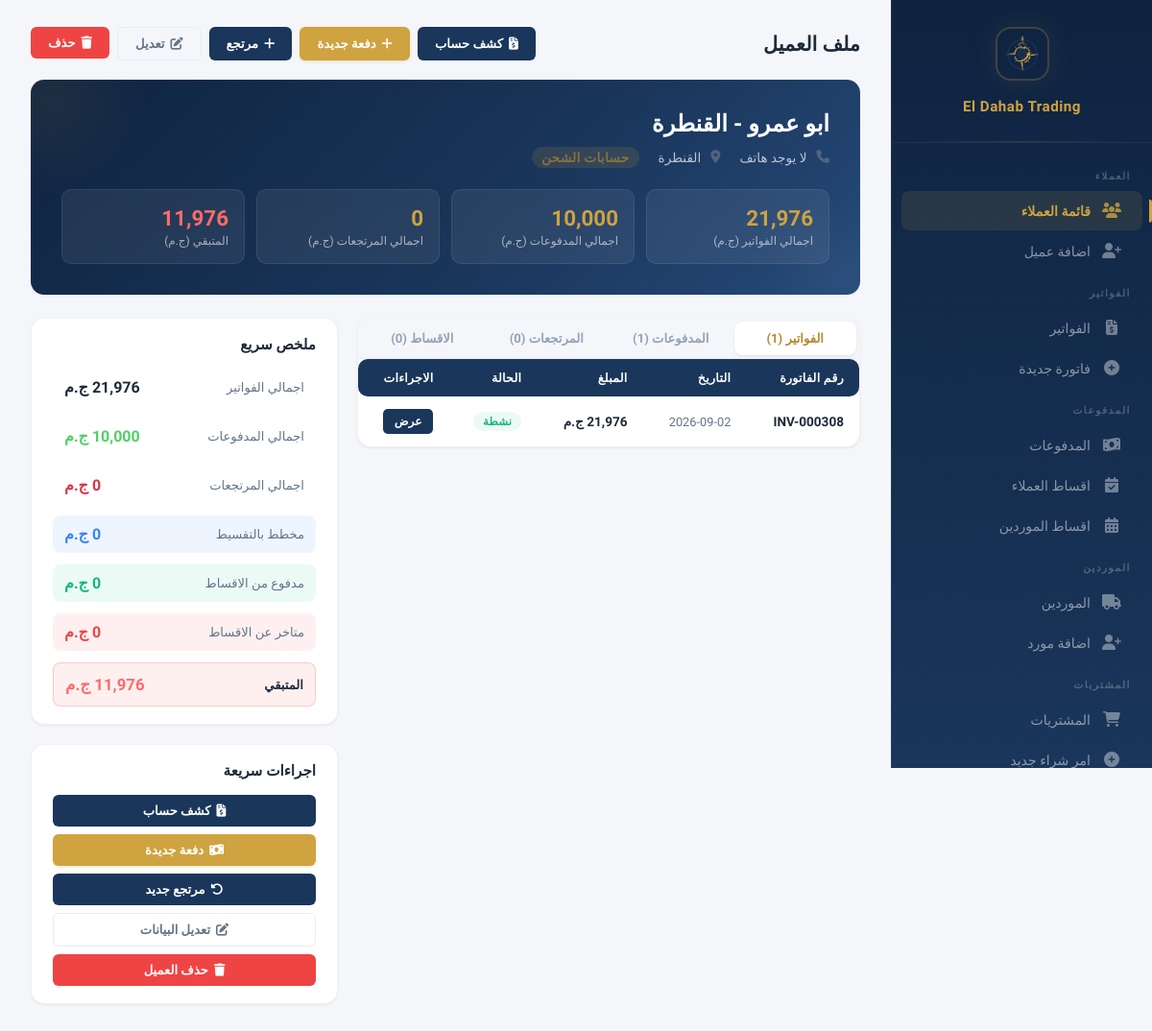
The page /customers/173 (signed in) on the database as committed earlier.
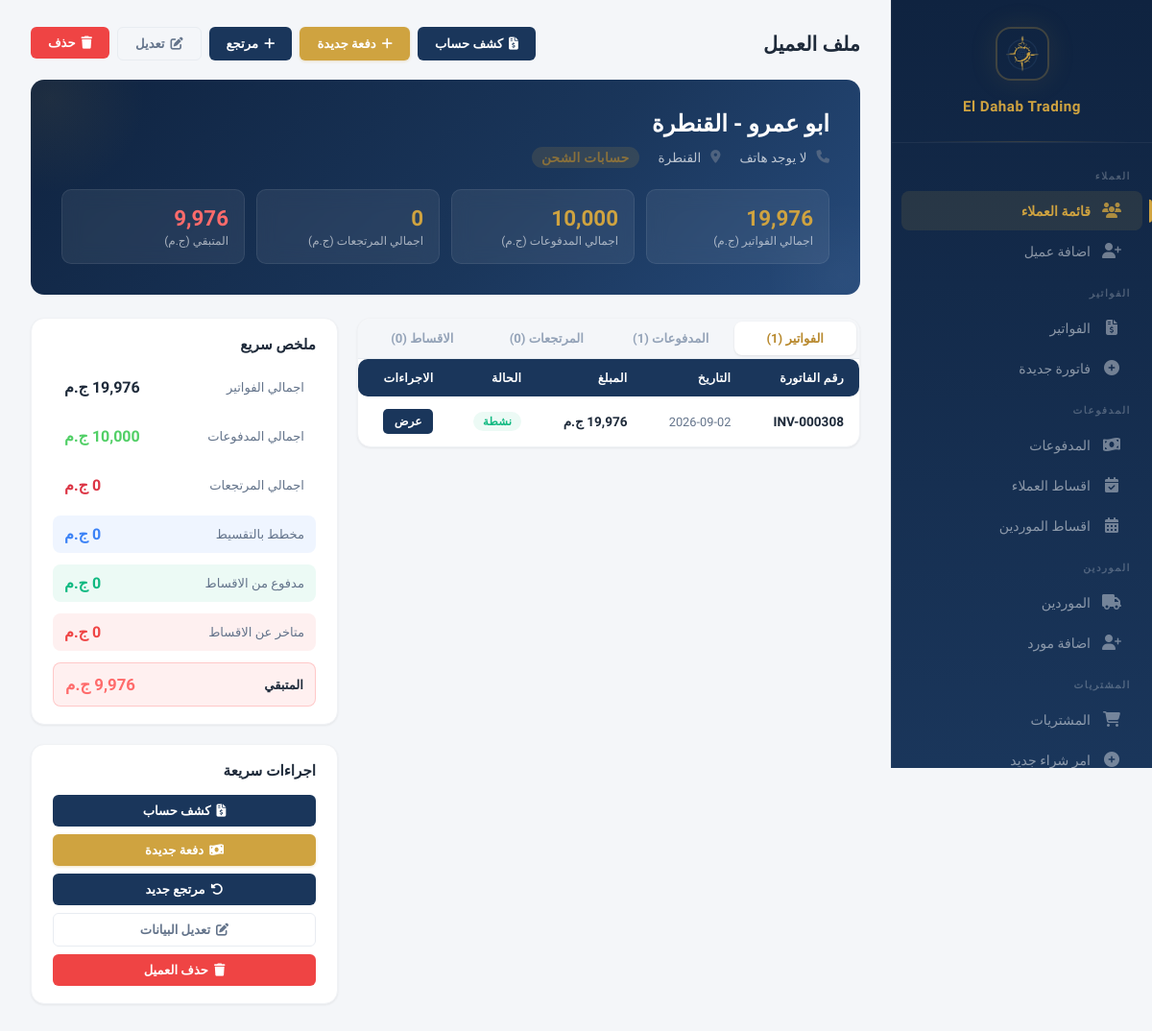
The same page on the database as committed later.
### models.py (models this page shows, shortened)
class Customer(db.Model):
    __tablename__ = 'customers'
    id = db.Column(db.Integer, primary_key=True)
    name = db.Column(db.String(200), nullable=False)
    phone = db.Column(db.String(50))
    address = db.Column(db.Text)
    account_type = db.Column(db.String(50), nullable=False, default='sales')
    notes = db.Column(db.Text)
    created_at = db.Column(db.DateTime, default=datetime.utcnow)
    invoices = db.relationship('Invoice', backref='customer', lazy=True)
    payments = db.relationship('Payment', backref='customer', lazy=True)
    returns = db.relationship('Return', backref='customer', lazy=True)
    installment_plans = db.relationship('InstallmentPlan', backref='customer', lazy=True)
    def total_invoiced(self):
        return sum((inv.total or 0) - (inv.discount or 0) for inv in self.invoices if not inv.is_returned)
    def total_paid(self):
        sum_payments = sum(p.amount for p in self.payments)
        sum_inst = sum(ip.amount for ip in InstallmentPayment.query.filter(
            InstallmentPayment.plan_id.in_([pl.id for pl in self.installment_plans])
        ).all())
        sum_inv_paid = sum(
            (inv.paid_amount or 0)
            for inv in self.invoices
            if not inv.is_returned and not inv.payments
        )
        return sum_payments + sum_inst + sum_inv_paid
    def total_returns(self):
        return sum(r.total_amount for r in self.returns)
    def balance(self):
        return self.total_invoiced() - self.total_paid() - self.total_returns()
    def total_installment_plan_amount(self):
        return sum(plan.total_amount for plan in self.installment_plans)
    def total_installment_paid(self):
        return sum(p.amount for plan in self.installment_plans for p in plan.payments)
    def total_installment_overdue(self):
        from datetime import date as dt_date
        today = dt_date.today()
        total = 0
        for plan in self.installment_plans:
            for inst in plan.installments:
                if inst.status == 'pending' and inst.due_date and inst.due_date < today:
                    total += inst.amount
        return total

class Invoice(db.Model):
    __tablename__ = 'invoices'
    id = db.Column(db.Integer, primary_key=True)
    invoice_number = db.Column(db.String(50), unique=True, nullable=False)
    customer_id = db.Column(db.Integer, db.ForeignKey('customers.id'), nullable=False)
    shipping_company = db.Column(db.String(200))
    total = db.Column(db.Float, default=0)
    discount = db.Column(db.Float, default=0)
    payment_type = db.Column(db.String(20), default='cash')
    paid_amount = db.Column(db.Float, default=0)
    remaining = db.Column(db.Float, default=0)
    date = db.Column(db.DateTime, default=datetime.utcnow)
    is_returned = db.Column(db.Boolean, default=False)
    show_balance = db.Column(db.Boolean, default=False)
    payment_method = db.Column(db.String(20), default='cash')
    receipt_image = db.Column(db.String(200))
    created_by = db.Column(db.Integer, db.ForeignKey('users.id'))
    creator = db.relationship('User', foreign_keys=[created_by])
    modified_by = db.Column(db.Integer, db.ForeignKey('users.id'))
    modifier = db.relationship('User', foreign_keys=[modified_by])
    previous_due = db.Column(db.Float, default=0)
    balance_after = db.Column(db.Float, default=0)
    notes = db.Column(db.Text)
    items = db.relationship('InvoiceItem', backref='invoice', lazy=True, cascade='all, delete-orphan')
    returns = db.relationship('Return', backref='invoice', lazy=True)
    payments = db.relationship('Payment', backref='invoice', lazy=True)

class Payment(db.Model):
    __tablename__ = 'payments'
    id = db.Column(db.Integer, primary_key=True)
    customer_id = db.Column(db.Integer, db.ForeignKey('customers.id'), nullable=False)
    amount = db.Column(db.Float, nullable=False)
    date = db.Column(db.DateTime, default=datetime.utcnow)
    invoice_id = db.Column(db.Integer, db.ForeignKey('invoices.id'), nullable=True)
    notes = db.Column(db.Text)
    next_payment_date = db.Column(db.Date, nullable=True)
    next_payment_amount = db.Column(db.Float, nullable=True)
    payment_method = db.Column(db.String(20), default='cash')
    receipt_image = db.Column(db.String(200))
    created_by = db.Column(db.Integer, db.ForeignKey('users.id'))
    creator = db.relationship('User', foreign_keys=[created_by])

### app.py (the view)
@app.route('/customers/<int:customer_id>')
@login_required
def customer_profile(customer_id):
    c = Customer.query.get_or_404(customer_id)
    invoices = Invoice.query.filter_by(customer_id=c.id).order_by(Invoice.date.desc()).all()
    payments = Payment.query.filter_by(customer_id=c.id).order_by(Payment.date.desc()).all()
    returns = Return.query.filter_by(customer_id=c.id).order_by(Return.date.desc()).all()
    installment_plans = InstallmentPlan.query.filter_by(customer_id=c.id).order_by(InstallmentPlan.date.desc()).all()
    return render_template('customer_profile.html', customer=c,
        invoices=invoices, payments=payments, returns=returns,
        installment_plans=installment_plans, ACCOUNT_TYPES=ACCOUNT_TYPES,
        PAYMENT_TYPES=PAYMENT_TYPES)

### templates/customer_profile.html (shortened to what this page needs)
{% extends "base.html" %}
{% block content %}
<div style="display:flex;justify-content:space-between;align-items:center;margin-bottom:20px;flex-wrap:wrap;gap:10px;">
    <h1 style="font-size:1.3rem;font-weight:700;color:var(--text);">ملف العميل</h1>
    <div style="display:flex;gap:8px;flex-wrap:wrap;">
        <a href="{{ url_for('customer_statement', customer_id=customer.id) }}" class="btn btn-navy"><i class="fas fa-file-invoice-dollar"></i> كشف حساب</a>
        <a href="{{ url_for('payment_add', customer_id=customer.id) }}" class="btn btn-gold"><i class="fas fa-plus"></i> دفعة جديدة</a>
        <a href="{{ url_for('return_add', customer_id=customer.id) }}" class="btn btn-navy"><i class="fas fa-plus"></i> مرتجع</a>
        <a href="{{ url_for('customer_edit', customer_id=customer.id) }}" class="btn btn-outline"><i class="fas fa-edit"></i> تعديل</a>
        <form method="POST" action="{{ url_for('customer_delete', customer_id=customer.id) }}" style="display:inline;" onsubmit="return confirm('هل انت متاكد من حذف هذا العميل؟');">
            <button type="submit" class="btn btn-danger"><i class="fas fa-trash"></i> حذف</button>
        </form>
    </div>
</div>
<div class="profile-header">
    <h2>{{ customer.name }}</h2>
    <div class="profile-meta">
        <span><i class="fas fa-phone" style="color:var(--text-secondary);margin-left:4px;"></i> {{ customer.phone or 'لا يوجد هاتف' }}</span>
        <span><i class="fas fa-map-marker-alt" style="color:var(--text-secondary);margin-left:4px;"></i> {{ customer.address or '' }}</span>
        <span class="badge badge-gold" style="background:rgba(207,163,64,0.2);">{{ ACCOUNT_TYPES.get(customer.account_type, customer.account_type) }}</span>
    </div>
    <div class="profile-balance">
        <div class="balance-item">
            <div class="balance-value">{{ "{:,.0f}".format(customer.total_invoiced() or 0) }}</div>
            <div class="balance-label">اجمالي الفواتير (ج.م)</div>
        </div>
        <div class="balance-item">
            <div class="balance-value">{{ "{:,.0f}".format(customer.total_paid() or 0) }}</div>
            <div class="balance-label">اجمالي المدفوعات (ج.م)</div>
        </div>
        <div class="balance-item">
            <div class="balance-value">{{ "{:,.0f}".format(customer.total_returns() or 0) }}</div>
            <div class="balance-label">اجمالي المرتجعات (ج.م)</div>
        </div>
        <div class="balance-item">
            <div class="balance-value" style="color:{{ '#ff6b6b' if customer.balance() > 0 else '#51cf66' }}">{{ "{:,.0f}".format(customer.balance() or 0) }}</div>
            <div class="balance-label">المتبقي (ج.م)</div>
        </div>
    </div>
</div>
<div class="two-col" style="margin-top:24px;">
    <div>
        <div class="data-card">
            <div class="data-card-body" style="padding:0;">
                <div class="tabs" style="margin:0;border-radius:0;border-bottom:1px solid var(--border);">
                    <button class="tab-btn active" onclick="switchTab(this, 'invoices')" style="flex:1;">الفواتير ({{ invoices|length }})</button>
                    <button class="tab-btn" onclick="switchTab(this, 'payments')" style="flex:1;">المدفوعات ({{ payments|length }})</button>
                    <button class="tab-btn" onclick="switchTab(this, 'returns')" style="flex:1;">المرتجعات ({{ returns|length }})</button>
                    <button class="tab-btn" onclick="switchTab(this, 'installments')" style="flex:1;">الاقساط ({{ installment_plans|length }})</button>
                </div>
                <div id="tab-invoices" class="tab-content" style="display:block;">
                    <table>
                        <thead>
                            <tr>
                                <th>رقم الفاتورة</th>
                                <th>التاريخ</th>
                                <th>المبلغ</th>
                                <th>الحالة</th>
                                <th>الاجراءات</th>
                            </tr>
                        </thead>
                        <tbody>
                            {% for inv in invoices %}
                            <tr>
                                <td style="font-weight:600;">{{ inv.invoice_number }}</td>
                                <td style="font-size:0.8rem;color:var(--text-secondary);">{{ inv.date.strftime('%Y-%m-%d') }}</td>
                                <td style="font-weight:700;">{{ "{:,.0f}".format(inv.total or 0) }} ج.م</td>
                                <td>
                                    {% if inv.is_returned %}
                                    <span class="badge badge-danger">مرتجعة</span>
                                    {% else %}
                                    <span class="badge badge-success">نشطة</span>
                                    {% endif %}
                                </td>
                                <td>
                                    <a href="{{ url_for('invoice_view', invoice_id=inv.id) }}" class="btn btn-sm btn-navy">عرض</a>
                                </td>
                            </tr>
                            {% endfor %}
                        </tbody>
                    </table>
                </div>
            </div>
        </div>
    </div>
    <div>
        <div class="data-card">
            <div class="data-card-body">
                <h3 style="margin:0 0 16px;font-size:0.95rem;font-weight:700;color:var(--text);">ملخص سريع</h3>
                <div style="display:flex;flex-direction:column;gap:12px;">
                    <div style="display:flex;justify-content:space-between;align-items:center;padding:10px 12px;background:var(--bg-secondary);border-radius:8px;">
                        <span style="font-size:0.82rem;color:var(--text-secondary);">اجمالي الفواتير</span>
                        <span style="font-weight:700;color:var(--text);">{{ "{:,.0f}".format(customer.total_invoiced() or 0) }} ج.م</span>
                    </div>
                    <div style="display:flex;justify-content:space-between;align-items:center;padding:10px 12px;background:var(--bg-secondary);border-radius:8px;">
                        <span style="font-size:0.82rem;color:var(--text-secondary);">اجمالي المدفوعات</span>
                        <span style="font-weight:700;color:#51cf66;">{{ "{:,.0f}".format(customer.total_paid() or 0) }} ج.م</span>
                    </div>
                    <div style="display:flex;justify-content:space-between;align-items:center;padding:10px 12px;background:var(--bg-secondary);border-radius:8px;">
                        <span style="font-size:0.82rem;color:var(--text-secondary);">اجمالي المرتجعات</span>
                        <span style="font-weight:700;color:#dc3545;">{{ "{:,.0f}".format(customer.total_returns() or 0) }} ج.م</span>
                    </div>
                    <div style="display:flex;justify-content:space-between;align-items:center;padding:10px 12px;background:rgba(59,130,246,0.08);border-radius:8px;">
                        <span style="font-size:0.82rem;color:var(--text-secondary);">مخطط بالتقسيط</span>
                        <span style="font-weight:700;color:var(--info);">{{ "{:,.0f}".format(customer.total_installment_plan_amount() or 0) }} ج.م</span>
                    </div>
                    <div style="display:flex;justify-content:space-between;align-items:center;padding:10px 12px;background:rgba(16,185,129,0.08);border-radius:8px;">
                        <span style="font-size:0.82rem;color:var(--text-secondary);">مدفوع من الاقساط</span>
                        <span style="font-weight:700;color:var(--success);">{{ "{:,.0f}".format(customer.total_installment_paid() or 0) }} ج.م</span>
                    </div>
                    <div style="display:flex;justify-content:space-between;align-items:center;padding:10px 12px;background:rgba(239,68,68,0.08);border-radius:8px;">
                        <span style="font-size:0.82rem;color:var(--text-secondary);">متاخر عن الاقساط</span>
                        <span style="font-weight:700;color:var(--danger);">{{ "{:,.0f}".format(customer.total_installment_overdue() or 0) }} ج.م</span>
                    </div>
                    <div style="display:flex;justify-content:space-between;align-items:center;padding:12px 12px;background:{{ 'rgba(255,107,107,0.1)' if customer.balance() > 0 else 'rgba(81,207,102,0.1)' }};border-radius:8px;border:1px solid {{ 'rgba(255,107,107,0.3)' if customer.balance() > 0 else 'rgba(81,207,102,0.3)' }};">
                        <span style="font-size:0.82rem;font-weight:600;">المتبقي</span>
                        <span style="font-weight:800;font-size:1.05rem;color:{{ '#ff6b6b' if customer.balance() > 0 else '#51cf66' }}">{{ "{:,.0f}".format(customer.balance() or 0) }} ج.م</span>
                    </div>
                </div>
            </div>
        </div>
        <div class="data-card" style="margin-top:16px;">
            <div class="data-card-body">
                <h3 style="margin:0 0 16px;font-size:0.95rem;font-weight:700;color:var(--text);">اجراءات سريعة</h3>
                <div style="display:flex;flex-direction:column;gap:8px;">
                    <a href="{{ url_for('customer_statement', customer_id=customer.id) }}" class="btn btn-navy" style="width:100%;justify-content:center;"><i class="fas fa-file-invoice-dollar"></i> كشف حساب</a>
                    <a href="{{ url_for('payment_add', customer_id=customer.id) }}" class="btn btn-gold" style="width:100%;justify-content:center;"><i class="fas fa-money-bill-wave"></i> دفعة جديدة</a>
                    <a href="{{ url_for('return_add', customer_id=customer.id) }}" class="btn btn-navy" style="width:100%;justify-content:center;"><i class="fas fa-undo-alt"></i> مرتجع جديد</a>
                    <a href="{{ url_for('customer_edit', customer_id=customer.id) }}" class="btn btn-outline" style="width:100%;justify-content:center;"><i class="fas fa-edit"></i> تعديل البيانات</a>
                    <form method="POST" action="{{ url_for('customer_delete', customer_id=customer.id) }}" style="display:inline;" onsubmit="return confirm('هل انت متاكد من حذف هذا العميل؟');">
                        <button type="submit" class="btn btn-danger" style="width:100%;justify-content:center;"><i class="fas fa-trash"></i> حذف العميل</button>
                    </form>
                </div>
            </div>
        </div>
    </div>
</div>
{% endblock %}

Rows that differ between the two databases and show on the page:
changed Invoice "INV-000308": is_returned+total+discount "21,976" → "19,976"; is_returned+total+discount "11,976" → "9,976"; total "21,976" → "19,976"
